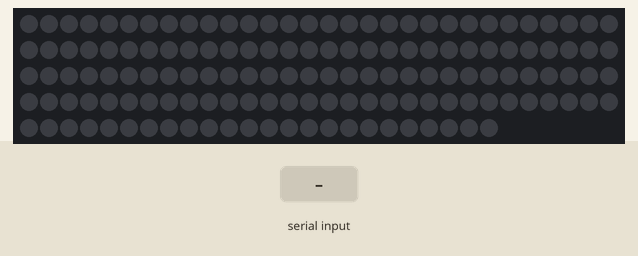
Bench run of a sketch on a simulated Arduino Uno, built with avr-gcc and run on an emulated ATmega328P. Parts: 144 RGB LEDs in strip order, left to right, continuing on the next row. The test bench sets the inputs (shaded band). Dim RGB values are drawn brighter than linear.

Above: at 1.2 s.
1.3 s: byte 30 received over Serial
At 2.5 s:
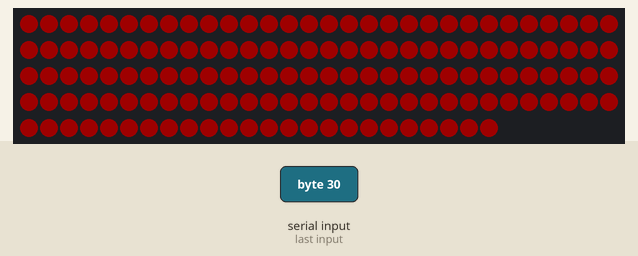
2.8 s: byte 90 received over Serial
At 3.8 s:
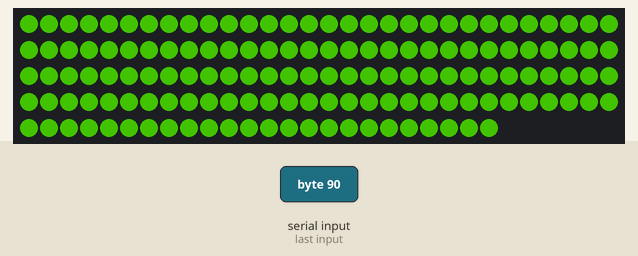
4.3 s: byte 120 received over Serial
At 4.9 s:
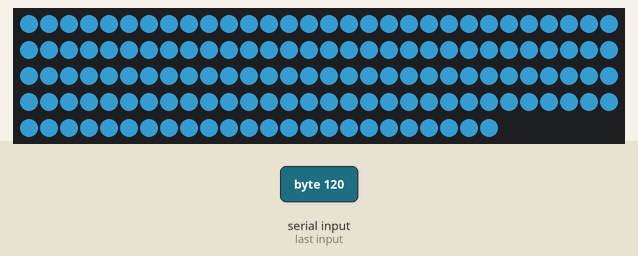
5.8 s: byte 90 received over Serial
At 6.1 s:
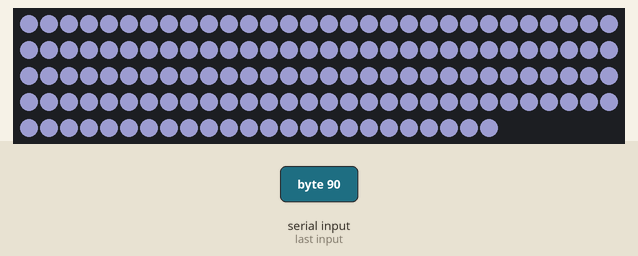
7.3 s: byte 30 received over Serial
At 8.5 s:
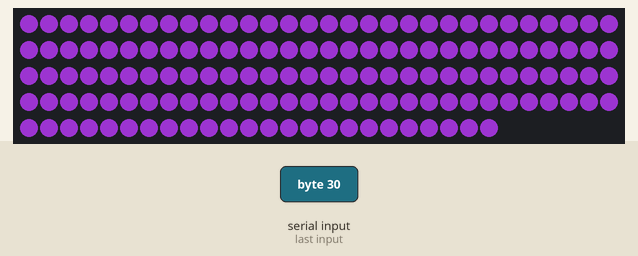
8.8 s: byte 90 received over Serial
Timing chart, 0 to 11.3 s (numbered marks = the images above; inputs shaded):
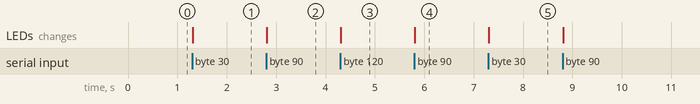

The sketch:

ArduinoLEDStrip.ino
```cpp
#include "FastLED.h"
FASTLED_USING_NAMESPACE
#if defined(FASTLED_VERSION) && (FASTLED_VERSION < 3001000)
#warning "Requires FastLED 3.1 or later; check github for latest code."
#endif

#define DATA_PIN    10
#define LED_TYPE    WS2812B
#define COLOR_ORDER GRB
#define NUM_LEDS    144
CRGB leds[NUM_LEDS];

#define BRIGHTNESS 255
#define FRAMES_PER_SECOND  120

int colors[] = {0,0,0};
int currentValue = 0;
int incomingValue;

void setup() {
  Serial.begin(1000000);
  FastLED.addLeds<LED_TYPE,DATA_PIN,COLOR_ORDER>(leds, NUM_LEDS).setCorrection(TypicalLEDStrip);
  FastLED.setBrightness(BRIGHTNESS);
}

void loop(){

  if (Serial.available()) {
    int incomingValue = Serial.read();
    colors[currentValue] = incomingValue;
    currentValue++;
    if(currentValue > 2){
      currentValue = 0;
    }
  }

  if(colors[0] > 255)
    colors[0] = 255;
  if(colors[1] > 255)
    colors[1] = 255;
  if(colors[2] > 255)
    colors[2] = 255;

  for( int i = 0; i < NUM_LEDS; i++) {
    leds[i] = CRGB (colors[0], colors[1], colors[2]);
  }
  FastLED.show();
}
```

Measured:
- after the input at 1.3 s, the LEDs: change at once (image 1)
- after the input at 2.8 s, the LEDs: change at once (image 2)
- after the input at 4.3 s, the LEDs: change at once (image 3)
- after the input at 5.8 s, the LEDs: change at once (image 4)
- after the input at 7.3 s, the LEDs: change at once (image 5)
